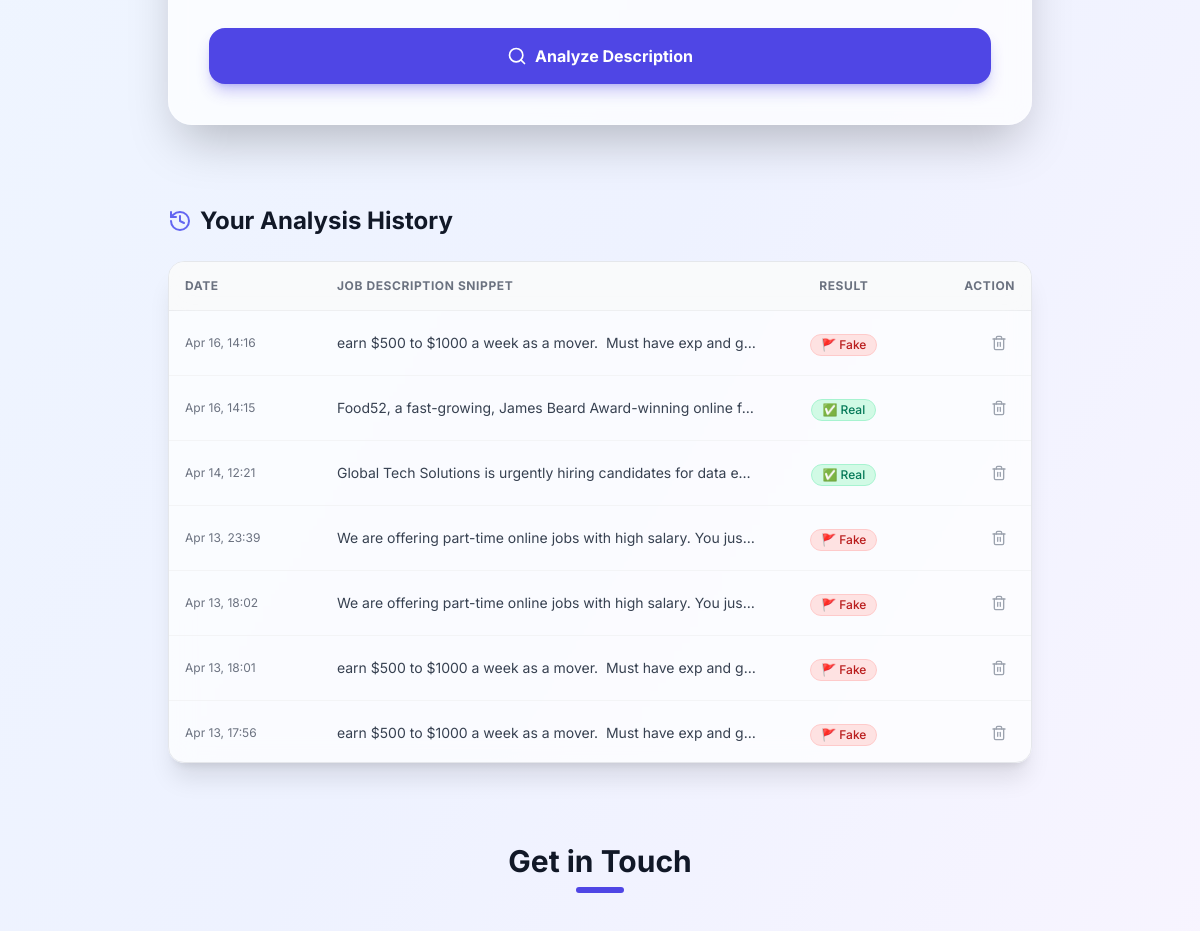
Page / (signed in, middle part) on the earlier database version.
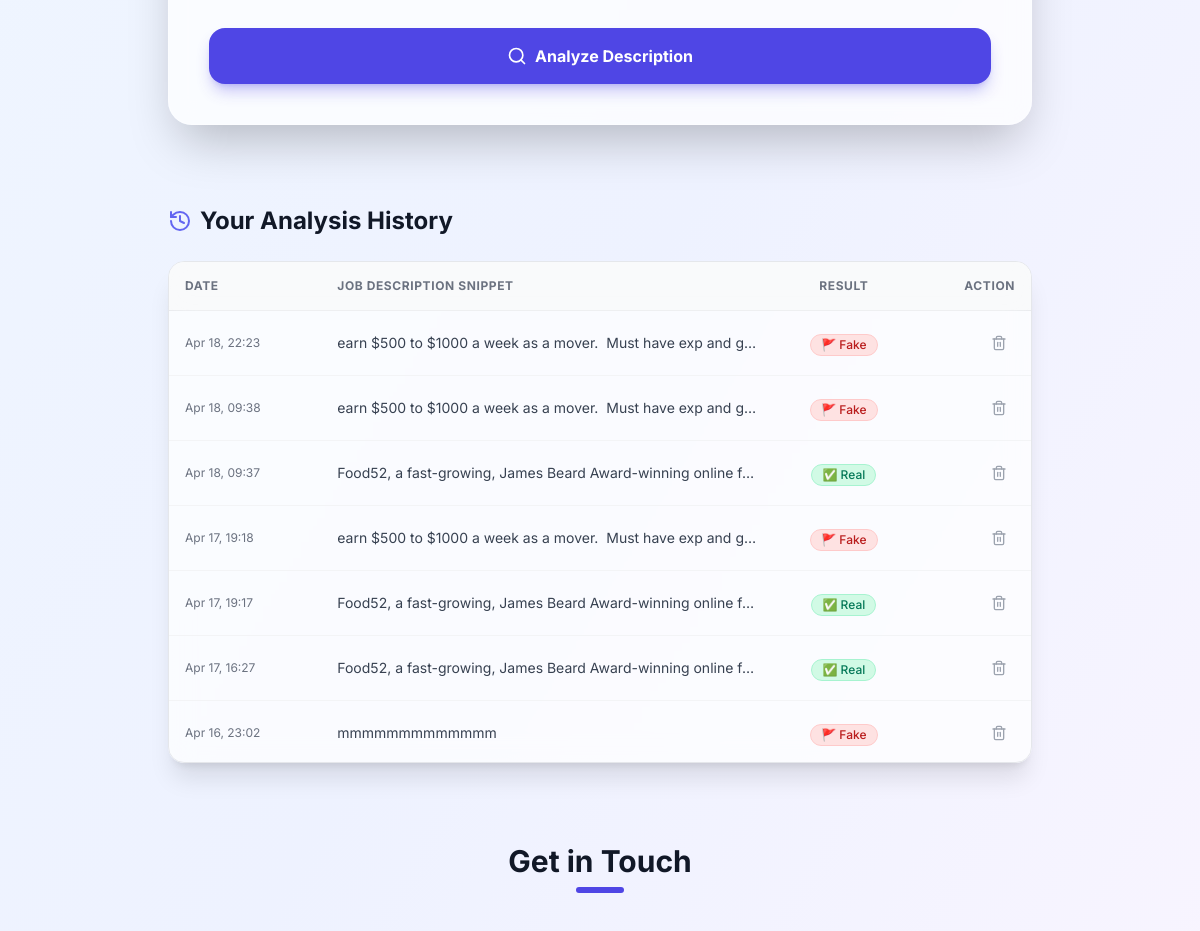
Same page on the later database version.
### app.py (models this page shows)
class SearchHistory(db.Model):
    id = db.Column(db.Integer, primary_key=True)
    job_text = db.Column(db.Text, nullable=False)
    prediction = db.Column(db.String(50), nullable=False)
    timestamp = db.Column(db.DateTime, default=get_local_time)
    user_id = db.Column(db.Integer, db.ForeignKey('user.id'), nullable=False)
    user_id = db.Column(db.Integer, db.ForeignKey('user.id'), nullable=False)

### app.py (the view)
@app.route('/', methods=['GET', 'POST'])
@login_required
def home():
    prediction = ""
    if request.method == 'POST':
        text = request.form['job_text']
        prediction = predict(text)
        new_entry = SearchHistory(job_text=text, prediction=prediction, user_id=current_user.id)
        db.session.add(new_entry)
        db.session.commit()
    history = SearchHistory.query.filter_by(user_id=current_user.id).order_by(SearchHistory.timestamp.desc()).limit(10).all()
    return render_template('index.html', prediction=prediction, history=history)

### app.py (called while the page is built)
@login_manager.user_loader
def load_user(user_id):
    return User.query.get(int(user_id))

### templates/index.html (shortened to what the changed rows need)
<!DOCTYPE html>
<html lang="en" class="scroll-smooth">
<head>
    <script src="https://cdn.tailwindcss.com"></script>
</head>
<body class="bg-gradient-to-br from-blue-50 via-indigo-50 to-purple-50 dark:from-gray-900 dark:via-slate-900 dark:to-black min-h-screen font-sans transition-colors duration-500 animate-gradient-x">
    <main class="max-w-4xl mx-auto px-4 py-12 md:py-20">
<div class="mt-16 fade-in">
    <h2 class="text-2xl font-bold text-gray-900 dark:text-white mb-6 flex items-center gap-2">
        <i data-lucide="history" class="w-6 h-6 text-indigo-500"></i> Your Analysis History
    </h2>
    <div class="glass rounded-2xl border border-gray-200 dark:border-gray-700 overflow-hidden shadow-xl">
        <div class="max-h-[500px] overflow-y-auto overflow-x-auto custom-scrollbar">
            <table class="w-full text-left border-collapse min-w-[600px]">
                <thead class="sticky top-0 z-10 bg-gray-50/90 dark:bg-gray-800/90 backdrop-blur-md border-b border-gray-200 dark:border-gray-700">
                    <tr>
                        <th class="p-4 text-xs font-bold uppercase tracking-wider text-gray-500">Date</th>
                        <th class="p-4 text-xs font-bold uppercase tracking-wider text-gray-500">Job Description Snippet</th>
                        <th class="p-4 text-xs font-bold uppercase tracking-wider text-gray-500 text-center">Result</th>
                        <th class="p-4 text-xs font-bold uppercase tracking-wider text-gray-500 text-right">Action</th>
                    </tr>
                </thead>
                <tbody class="divide-y divide-gray-100 dark:divide-gray-800">
                    {% for item in history %}
                    <tr class="hover:bg-white/40 dark:hover:bg-gray-800/40 transition-all group">
                        <td class="p-4 text-xs text-gray-500 dark:text-gray-400 whitespace-nowrap">
                            {{ item.timestamp.strftime('%b %d, %H:%M') }}
                        </td>
                        <td class="p-4 text-sm text-gray-700 dark:text-gray-200 max-w-[200px] md:max-w-xs">
                            <div class="truncate" title="{{ item.job_text }}">
                                {{ item.job_text }}
                            </div>
                        </td>
                        <td class="p-4 text-center">
                            {% if "Fake" in item.prediction %}
                            <span class="inline-flex items-center px-2.5 py-0.5 rounded-full text-xs font-medium bg-red-100 text-red-700 border border-red-200">
                                🚩 Fake
                            </span>
                            {% else %}
                            <span class="inline-flex items-center px-2.5 py-0.5 rounded-full text-xs font-medium bg-emerald-100 text-emerald-700 border border-emerald-200">
                                ✅ Real
                            </span>
                            {% endif %}
                        </td>
                        <td class="p-4 text-right">
                            <a href="{{ url_for('delete_history', id=item.id) }}"
                               class="inline-flex p-2 text-gray-400 hover:text-red-600 hover:bg-red-50 dark:hover:bg-red-900/20 rounded-lg transition-all"
                               onclick="return confirm('Are you sure you want to delete this record?')">
                                <i data-lucide="trash-2" class="w-4 h-4"></i>
                            </a>
                        </td>
                    </tr>
                    {% endfor %}
                </tbody>
            </table>
        </div>
    </div>
</div>
        <section id="contact" class="mt-20 scroll-mt-24">
            <div class="text-center mb-10">
                <h2 class="text-3xl font-bold text-gray-900 dark:text-white">Get in Touch</h2>
            </div>
        </section>
    </main>
</body>
</html>

Differences in the rows shown:
no longer on this page (row unchanged): SearchHistory: timestamp "Apr 16, 14:16", job_text "earn $500 to $1000 a week as a mover. Must have exp and g…", prediction "🚩 Fake"
no longer on this page (row unchanged): SearchHistory: timestamp "Apr 16, 14:15", job_text "Food52, a fast-growing, James Beard Award-winning online f…", prediction "✅ Real"
no longer on this page (row unchanged): SearchHistory: timestamp "Apr 14, 12:21", job_text "Global Tech Solutions is urgently hiring candidates for data e…", prediction "✅ Real"
no longer on this page (row unchanged): SearchHistory: timestamp "Apr 13, 23:39", job_text "We are offering part-time online jobs with high salary. You jus…", prediction "🚩 Fake"
no longer on this page (row unchanged): SearchHistory: timestamp "Apr 13, 18:02", job_text "We are offering part-time online jobs with high salary. You jus…", prediction "🚩 Fake"
no longer on this page (row unchanged): SearchHistory: timestamp "Apr 13, 18:01", job_text "earn $500 to $1000 a week as a mover. Must have exp and g…", prediction "🚩 Fake"
no longer on this page (row unchanged): SearchHistory: timestamp "Apr 13, 17:56", job_text "earn $500 to $1000 a week as a mover. Must have exp and g…", prediction "🚩 Fake"
added SearchHistory: timestamp "Apr 18, 22:23", job_text "earn $500 to $1000 a week as a mover. Must have exp and g…", prediction "🚩 Fake"
added SearchHistory: timestamp "Apr 18, 09:38", job_text "earn $500 to $1000 a week as a mover. Must have exp and g…", prediction "🚩 Fake"
added SearchHistory: timestamp "Apr 18, 09:37", job_text "Food52, a fast-growing, James Beard Award-winning online f…", prediction "✅ Real"
added SearchHistory: timestamp "Apr 17, 19:18", job_text "earn $500 to $1000 a week as a mover. Must have exp and g…", prediction "🚩 Fake"
added SearchHistory: timestamp "Apr 17, 19:17", job_text "Food52, a fast-growing, James Beard Award-winning online f…", prediction "✅ Real"
added SearchHistory: timestamp "Apr 17, 16:27", job_text "Food52, a fast-growing, James Beard Award-winning online f…", prediction "✅ Real"
added SearchHistory: timestamp "Apr 16, 23:02", job_text "mmmmmmmmmmmmm", prediction "🚩 Fake"
